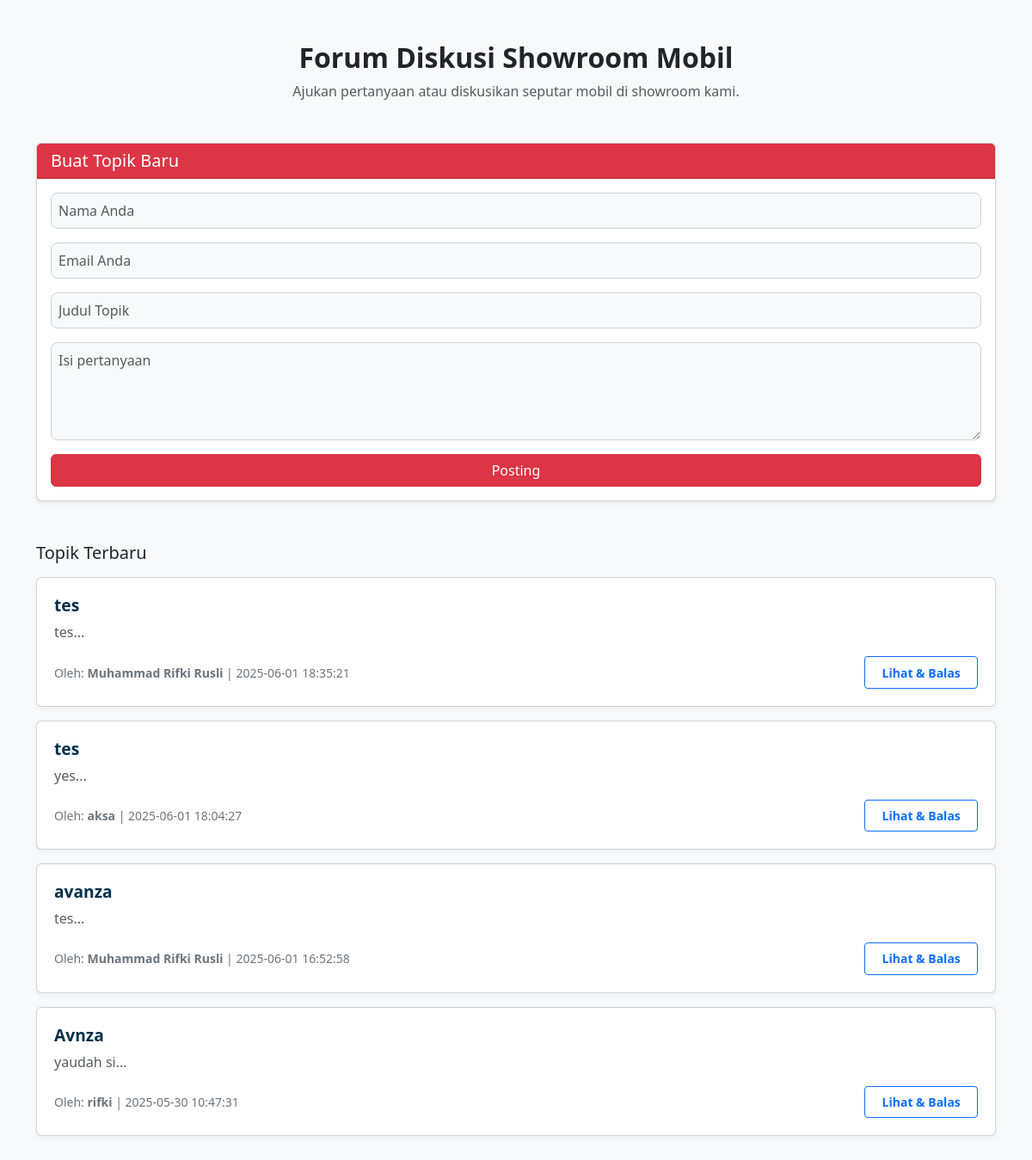
The app's page /diskusi.php with its own data.
### tables this page shows
CREATE TABLE `topik` (
  `id` int(11) NOT NULL,
  `nama` varchar(100) DEFAULT NULL,
  `email` varchar(100) DEFAULT NULL,
  `judul` varchar(200) DEFAULT NULL,
  `isi` text DEFAULT NULL,
  `tanggal` datetime DEFAULT current_timestamp()
);

### diskusi.php (the view, shortened to what this page needs)
<?php
require_once 'db.php';
$topics = [];
$sql = "SELECT * FROM topik ORDER BY tanggal DESC";
if ($stmt = $conn->prepare($sql)) {
    $stmt->execute();
    $result = $stmt->get_result();
    while ($row = $result->fetch_assoc()) {
        $topics[] = $row;
    }
} else {
    die("Query gagal: " . $conn->error);
}
?>
<!DOCTYPE html>
<html lang="id">
<head>
    <link rel="stylesheet" href="assets/css/forum.css">
    <link href="https://cdn.jsdelivr.net/npm/bootstrap@5.3.3/dist/css/bootstrap.min.css" rel="stylesheet">
</head>
<body class="bg-light">
    <div class="container py-5">
        <div class="text-center mb-5">
            <h2 class="fw-bold">Forum Diskusi Showroom Mobil</h2>
            <p class="text-muted">Ajukan pertanyaan atau diskusikan seputar mobil di showroom kami.</p>
        </div>
        <div class="card shadow-sm mb-5">
            <div class="card-header bg-danger text-white">
                <h5 class="mb-0">Buat Topik Baru</h5>
            </div>
            <div class="card-body">
                <form action="tambah_topik.php" method="POST">
                    <div class="mb-3">
                        <input type="text" name="nama" class="form-control" placeholder="Nama Anda" required>
                    </div>
                    <div class="mb-3">
                        <input type="email" name="email" class="form-control" placeholder="Email Anda" required>
                    </div>
                    <div class="mb-3">
                        <input type="text" name="judul" class="form-control" placeholder="Judul Topik" required>
                    </div>
                    <div class="mb-3">
                        <textarea name="isi" class="form-control" placeholder="Isi pertanyaan" rows="4" required></textarea>
                    </div>
                    <button type="submit" class="btn btn-danger w-100">Posting</button>
                </form>
            </div>
        </div>
        <h5 class="mb-3">Topik Terbaru</h5>
        <div class="forum-topics">
            <?php if (count($topics) > 0): ?>
                <?php foreach ($topics as $row): ?>
                    <div class="card forum-topic mb-3">
                        <div class="card-body">
                            <h6 class="card-title"><?= htmlspecialchars($row['judul']) ?></h6>
                            <p class="card-text text-muted">
                                <?= nl2br(htmlspecialchars(substr($row['isi'], 0, 80))) ?>...
                            </p>
                            <div class="d-flex justify-content-between align-items-center">
                                <small class="text-secondary">
                                    Oleh: <strong><?= htmlspecialchars($row['nama']) ?></strong> | <?= $row['tanggal'] ?>
                                </small>
                                <a href="balas_topik.php?id=<?= $row['id'] ?>" class="btn btn-sm btn-outline-primary">
                                    Lihat & Balas
                                </a>
                            </div>
                        </div>
                    </div>
                <?php endforeach; ?>
            <?php else: ?>
                <p class="text-muted">Belum ada topik yang diposting.</p>
            <?php endif; ?>
        </div>
    </div>
</body>
</html>

### assets/css/forum.css (style rules this page uses)
body { font-family: "Segoe UI", Tahoma, Geneva, Verdana, sans-serif; background-color: #f4f6f9; color: #333; }
.card { border-radius: 12px; border: 1px solid #dee2e6; box-shadow: 0 2px 6px rgba(0, 0, 0, 0.05); background-color: #ffffff; }
.card-header { background-color: #003049; color: #ffffff; border-top-left-radius: 12px; border-top-right-radius: 12px; font-weight: 600; font-size: 1.1rem; }
.card-body input, .card-body textarea { border-radius: 8px; border: 1px solid #ced4da; padding: 0.5rem; background-color: #f8f9fa; }
.btn-danger { border-radius: 8px; background-color: #d62828; border: none; transition: background-color 0.3s ease; }
.forum-topic .card-title { font-weight: 700; font-size: 1.2rem; color: #003049; }
.forum-topic .card-text { font-size: 1rem; color: #495057; }
.forum-topics .card { transition: transform 0.3s ease, box-shadow 0.3s ease; }
.forum-topic .card-body { padding: 1.25rem; }
.forum-topic .btn { font-weight: 600; padding: 0.45rem 1.2rem; }

### records on screen
topik: judul "tes", isi "tes", nama "Muhammad Rifki Rusli", tanggal "2025-06-01 18:35:21"
topik: judul "tes", isi "yes", nama "aksa", tanggal "2025-06-01 18:04:27"
topik: judul "avanza", isi "tes", nama "Muhammad Rifki Rusli", tanggal "2025-06-01 16:52:58"
topik: judul "Avnza", isi "yaudah si", nama "rifki", tanggal "2025-05-30 10:47:31"
